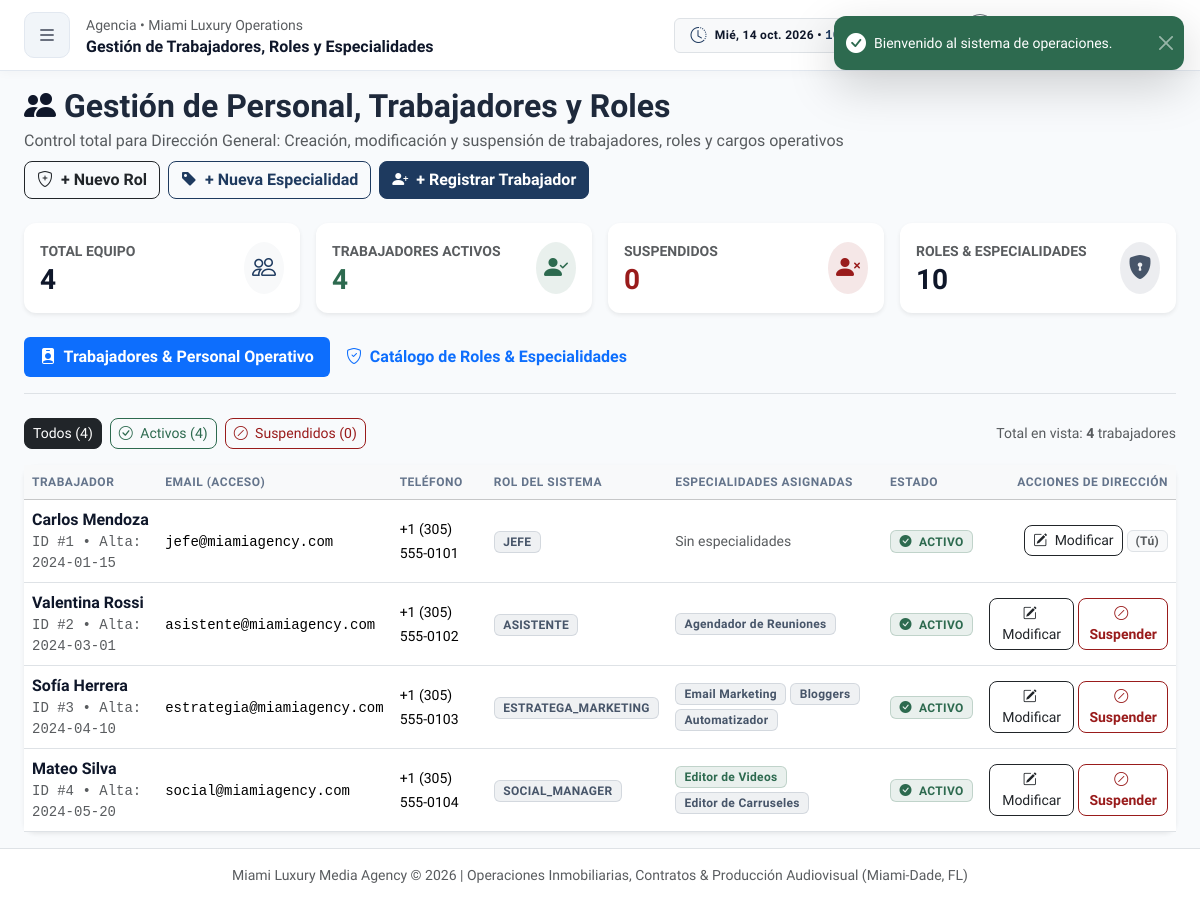
/public/team (signed in), run on the app's committed database.
### tables this page shows
CREATE TABLE IF NOT EXISTS employees (
    id INT AUTO_INCREMENT PRIMARY KEY,
    user_id INT NOT NULL UNIQUE,
    full_name VARCHAR(150) NOT NULL,
    phone VARCHAR(30) NULL,
    hire_date DATE NULL,
    created_at TIMESTAMP DEFAULT CURRENT_TIMESTAMP,
    updated_at TIMESTAMP DEFAULT CURRENT_TIMESTAMP ON UPDATE CURRENT_TIMESTAMP,
    INDEX idx_employees_user (user_id),
    CONSTRAINT fk_employees_user FOREIGN KEY (user_id) REFERENCES users(id) ON DELETE CASCADE
);

CREATE TABLE IF NOT EXISTS users (
    id INT AUTO_INCREMENT PRIMARY KEY,
    email VARCHAR(191) NOT NULL UNIQUE,
    password_hash VARCHAR(255) NOT NULL,
    role_id INT NOT NULL,
    status VARCHAR(20) DEFAULT 'ACTIVO',
    created_at TIMESTAMP DEFAULT CURRENT_TIMESTAMP,
    updated_at TIMESTAMP DEFAULT CURRENT_TIMESTAMP ON UPDATE CURRENT_TIMESTAMP,
    INDEX idx_users_role (role_id),
    INDEX idx_users_status (status),
    CONSTRAINT fk_users_role FOREIGN KEY (role_id) REFERENCES roles(id) ON DELETE RESTRICT
);

CREATE TABLE IF NOT EXISTS roles (
    id INT AUTO_INCREMENT PRIMARY KEY,
    name VARCHAR(50) NOT NULL UNIQUE,
    description VARCHAR(255) NULL,
    status VARCHAR(20) DEFAULT 'ACTIVO',
    created_at TIMESTAMP DEFAULT CURRENT_TIMESTAMP
);

CREATE TABLE IF NOT EXISTS specialties (
    id INT AUTO_INCREMENT PRIMARY KEY,
    code VARCHAR(50) NOT NULL UNIQUE,
    name VARCHAR(100) NOT NULL,
    description VARCHAR(255) NULL,
    status VARCHAR(20) DEFAULT 'ACTIVO',
    created_at TIMESTAMP DEFAULT CURRENT_TIMESTAMP
);

### app/Views/team/index.php (the view, shortened to what the rows shown need)
<div class="d-flex justify-content-between align-items-center mb-4 flex-wrap gap-2">
    <div>
        <h2 class="fw-bold mb-1">
            <i class="bi bi-people-fill text-dark me-2"></i>Gestión de Personal, Trabajadores y Roles
        </h2>
    </div>
</div>
<?php if ($activeTab === 'workers'): ?>
    <div class="card border-0 shadow-sm">
        <div class="card-body p-0">
            <div class="table-responsive">
                <table class="table table-hover align-middle mb-0">
                    <thead class="table-light small text-uppercase">
                        <tr>
                            <th>Trabajador</th>
                            <th>Email (Acceso)</th>
                            <th>Teléfono</th>
                            <th>Rol del Sistema</th>
                            <th>Especialidades Asignadas</th>
                            <th>Estado</th>
                            <th class="text-end">Acciones de Dirección</th>
                        </tr>
                    </thead>
                    <tbody>
                        <?php if (empty($employees)): ?>
                            <tr>
                                <td colspan="7" class="text-center py-5 text-muted">
                                    <i class="bi bi-people display-6 d-block mb-2"></i>
                                    No se encontraron trabajadores con el filtro seleccionado.
                                </td>
                            </tr>
                        <?php else: ?>
                            <?php foreach ($employees as $emp): ?>
                                <?php
                                    $currentAdminId = (int)(\Config\Auth::id() ?? $_SESSION['user_id'] ?? 0);
                                    $isSelf = ($currentAdminId === (int)$emp['user_id']);
                                    $isSuspended = ($emp['user_status'] === 'SUSPENDIDO');
                                ?>
                                <tr class="<?= $isSuspended ? 'bg-danger bg-opacity-10' : '' ?>">
                                    <td>
                                        <div class="fw-bold text-dark"><?= htmlspecialchars($emp['full_name']) ?></div>
                                        <div class="small text-muted font-monospace">
                                            ID #<?= $emp['employee_id'] ?> &bull; Alta: <?= htmlspecialchars($emp['hire_date'] ?: 'N/D') ?>
                                        </div>
                                    </td>
                                    <td>
                                        <span class="font-monospace small"><?= htmlspecialchars($emp['email']) ?></span>
                                    </td>
                                    <td>
                                        <span class="small"><?= htmlspecialchars($emp['phone'] ?: '-') ?></span>
                                    </td>
                                    <td>
                                        <?php if ($emp['role_name'] === 'JEFE_ADMIN'): ?>
                                            <span class="badge bg-danger">JEFE_ADMIN</span>
                                        <?php else: ?>
                                            <span class="badge bg-secondary"><?= htmlspecialchars($emp['role_name']) ?></span>
                                        <?php endif; ?>
                                    </td>
                                    <td>
                                        <?php if ($emp['role_name'] === 'JEFE_ADMIN'): ?>
                                            <span class="badge bg-dark">ACCESO TOTAL (SUPER-ADMIN)</span>
                                        <?php elseif (empty($emp['specialties'])): ?>
                                            <span class="text-muted small">Sin especialidades</span>
                                        <?php else: ?>
                                            <div class="d-flex flex-wrap gap-1">
                                                <?php foreach ($emp['specialties'] as $sp): ?>
                                                    <?php
                                                        $spBadge = match($sp['code']) {
                                                            'EDITOR_VIDEO' => 'bg-success',
                                                            'DISENADOR_CARRUSELES' => 'bg-info text-dark',
                                                            'CAMAROGRAFO' => 'bg-dark',
                                                            'COMMUNITY_MANAGER' => 'bg-warning text-dark',
                                                            default => 'bg-secondary'
                                                        };
                                                    ?>
                                                    <span class="badge <?= $spBadge ?>">
                                                        <?= htmlspecialchars($sp['name']) ?>
                                                    </span>
                                                <?php endforeach; ?>
                                            </div>
                                        <?php endif; ?>
                                    </td>
                                    <td>
                                        <?php if ($isSuspended): ?>
                                            <span class="badge bg-danger bg-opacity-25 text-danger border border-danger">
                                                <i class="bi bi-slash-circle-fill me-1"></i> SUSPENDIDO
                                            </span>
                                        <?php else: ?>
                                            <span class="badge bg-success bg-opacity-25 text-success border border-success">
                                                <i class="bi bi-check-circle-fill me-1"></i> ACTIVO
                                            </span>
                                        <?php endif; ?>
                                    </td>
                                    <td class="text-end">
                                        <div class="d-inline-flex gap-1 align-items-center">
                                            <button type="button" class="btn btn-sm btn-outline-dark" data-bs-toggle="modal" data-bs-target="#modalEditWorker<?= $emp['user_id'] ?>" title="Modificar datos, rol y especialidades">
                                                <i class="bi bi-pencil-square me-1"></i> Modificar
                                            </button>
                                            <?php if ($isSelf): ?>
                                                <span class="badge bg-light text-muted border px-2 py-1 small" title="Tu propia sesión">
                                                    (Tú)
                                                </span>
                                            <?php else: ?>
                                                <form action="<?= url('/team/toggle-status') ?>" method="POST" class="d-inline m-0" onsubmit="return confirm('<?= $isSuspended ? '¿Desea reactivar a este trabajador en el sistema?' : '¿Está seguro de SUSPENDER a este trabajador? No podrá iniciar sesión ni realizar tareas.' ?>')">
                                                    <?php if ($isSuspended): ?>
                                                        <button type="submit" class="btn btn-sm btn-success fw-semibold" title="Reactivar acceso al sistema">
                                                            <i class="bi bi-arrow-counterclockwise me-1"></i> Reactivar
                                                        </button>
                                                    <?php else: ?>
                                                        <button type="submit" class="btn btn-sm btn-outline-danger fw-semibold" title="Suspender acceso al sistema">
                                                            <i class="bi bi-slash-circle me-1"></i> Suspender
                                                        </button>
                                                    <?php endif; ?>
                                                </form>
                                            <?php endif; ?>
                                        </div>
                                    </td>
                                </tr>
                            <?php endforeach; ?>
                        <?php endif; ?>
                    </tbody>
                </table>
            </div>
        </div>
    </div>
<?php endif; ?>

### data on the page
employees: full_name "Carlos Mendoza", id "1", hire_date "2024-01-15", user.email "jefe@miamiagency.com", phone "+1 (305) 555-0101", roles.name "JEFE", shows "Sin especialidades", shows "(Tú)"
employees: full_name "Valentina Rossi", id "2", hire_date "2024-03-01", user.email "asistente@miamiagency.com", phone "+1 (305) 555-0102", roles.name "ASISTENTE", shows "Suspender"
specialties: name "Agendador de Reuniones"
employees: full_name "Sofía Herrera", id "3", hire_date "2024-04-10", user.email "estrategia@miamiagency.com", phone "+1 (305) 555-0103", roles.name "ESTRATEGA_MARKETING", shows "Suspender"
specialties: name "Email Marketing"
specialties: name "Bloggers"
specialties: name "Automatizador"
employees: full_name "Mateo Silva", id "4", hire_date "2024-05-20", user.email "social@miamiagency.com", phone "+1 (305) 555-0104", roles.name "SOCIAL_MANAGER", shows "Suspender"
specialties: name "Editor de Videos"
specialties: name "Editor de Carruseles"

### other printed values
$pageTitle "Gestión de Trabajadores, Roles y Especialidades"
$_SESSION['flash_success'] "Bienvenido al sistema de operaciones."
$stats['total_employees'] "4"
$stats['active_employees'] "4"
$stats['suspended_employees'] "0"
count($employees) "4"
